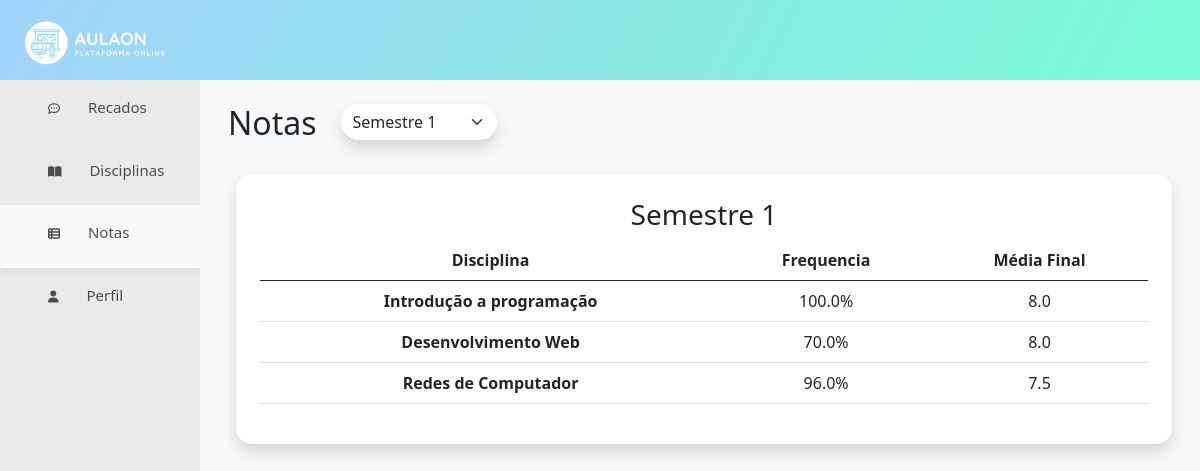
Screenshot of /notas (signed in) with the database file from the repository.
### flask_app.py (models this page shows)
class Disciplina(db.Model):
    id = db.Column(db.Integer, primary_key=True)
    nome = db.Column(db.String(255))
    professor = db.Column(db.String(255))
    dia_aula = db.Column(db.Integer)
    semestre = db.Column(db.Integer)
    n_aulas = db.Column(db.Integer)
    presencas = db.relationship('Presenca', backref="disciplina", lazy=True)
    notas = db.relationship('Nota', backref="disciplina", lazy=True)

class Presenca(db.Model):
    id = db.Column(db.Integer, primary_key=True)
    valor = db.Column(db.Integer)
    id_aluno = db.Column(db.Integer, db.ForeignKey('aluno.id'))
    id_disciplina = db.Column(db.Integer, db.ForeignKey('disciplina.id'))

class Nota(db.Model):
    id = db.Column(db.Integer, primary_key=True)
    valor = db.Column(db.Float)
    id_aluno = db.Column(db.Integer, db.ForeignKey('aluno.id'))
    id_disciplina = db.Column(db.Integer, db.ForeignKey('disciplina.id'))

### flask_app.py (the view)
@app.route("/notas", methods=["GET", "POST"])
def notas():
    if not current_user.is_authenticated:
        return redirect(url_for('login'))
    disciplinas = []
    for i in current_user.presencas:
        disciplinas += [Disciplina.query.filter_by(id=i.id_disciplina).first()]
    n_semestres = Curso.query.filter_by(id=current_user.id_curso).first().n_semestre
    if request.method == "POST":
        semestre = request.form["selector"]
        print(semestre)
        return render_template("notaspage.html", notas=current_user.notas, presencas=current_user.presencas, disciplinas=disciplinas, len=len(disciplinas), n_semestres=n_semestres, semestre=int(semestre))
    return render_template("notaspage.html", notas=current_user.notas, presencas=current_user.presencas, disciplinas=disciplinas, len=len(disciplinas), n_semestres=n_semestres, semestre=1)

### flask_app.py (called while the page is built)
@login_manager.user_loader
def load_user(user_email):
    return Aluno.query.filter_by(email=user_email).first()

### templates/notaspage.html (shortened to what this page needs)
<!DOCTYPE html>
<html lang="pt-br">
<head>
    <link href="https://cdn.jsdelivr.net/npm/bootstrap@5.0.2/dist/css/bootstrap.min.css" rel="stylesheet">
    <link rel="stylesheet" type="text/css" href="{{ url_for('static', filename='style.css') }}" media="screen" />
</head>
<body class="vh-100">
<div class="bg-degrade p-3 d-flex flex-row" style="height: 10%;">
    <img src="{{ url_for('static', filename='_img/logo_white2.png') }}" height=55>
</div>
<div class="row m-0"  style="height: 90%;">
    <div class="col-2 bg-light-2 p-0">
        <div class="drawer-item">
            <a class="drawer-item-text" href="{{ url_for('main') }}">
                <div class="pt-3 pb-2">
                <p class="ms-5"><i class="me-4 fa-regular fa-comment-dots"></i> Recados</p>
                </div>
            </a>
        </div>
        <div class="drawer-item">
            <a class="drawer-item-text" href="{{ url_for('disciplinas') }}">
                <div class="pt-3 pb-2">
                <p class="ms-5"><i class="me-4 fa-solid fa-book-open"></i> Disciplinas </p>
                </div>
            </a>
        </div>
        <div class="drawer-item selected-item">
            <a class="drawer-item-text">
                <div class="pt-3 pb-2">
                <p class="ms-5"><i class="me-4 fa-solid fa-table-list"></i> Notas </p>
                </div>
            </a>
        </div>
        <div class="drawer-item">
            <a class="drawer-item-text" href="{{ url_for('perfil') }}">
                <div class="pt-3 pb-2">
                <p class="ms-5"><i class="me-4 fa-solid fa-user"></i> Perfil </p>
                </div>
            </a>
        </div>
    </div>
    <div class="col bg-light">
        <div class="ms-3 mt-4">
            <div class="d-flex flex-row">
                <h2 class=""> Notas </h2>
                <div>
                    <form method="POST" id="form">
                        <select name="selector" id="selector" class="ms-4 form-select rounded-pill shadow border border-0" aria-label="Default select example">
                            {% for i in range(n_semestres) %}
                            {% if i+1 == semestre %}
                            <option value="{{i+1}}" selected>Semestre {{i+1}}</option>
                            {% else %}
                            <option value="{{i+1}}">Semestre {{i+1}}</option>
                            {% endif %}
                            {% endfor %}
                        </select>
                    </form>
                </div>
            </div>
            <div class="mt-2 pe-2 recados-content">
                <div class=" row g-3 p-3">
                    <div class="rounded-5 bg-body p-4 shadow text-center">
                        <h3>Semestre {{semestre}}</h3>
                        <table class="table">
                            <thead>
                                <th scope="col">Disciplina</th>
                                <th scope="col">Frequencia</th>
                                <th scope="col">Média Final</th>
                            </thead>
                            <tbody>
                                {% for row in range(len) %}
                                {% if disciplinas[row].semestre == semestre %}
                                <tr>
                                    <th scope="row">{{ disciplinas[row].nome }}</th>
                                    <td>{{ (presencas[row].valor/disciplinas[row].n_aulas)*100 }}%</td>
                                    <td>{{ notas[row].valor }}</td>
                                </tr>
                                {% endif %}
                                {% endfor %}
                                </tbody>
                          </table>
                    </div>
                </div>
            </div>
    </div>
</div>
</body>
</html>

### static/style.css (style rules this page uses)
.bg-degrade { background: linear-gradient(117.69deg, rgba(3, 101, 154, 0.35) -8.94%, rgba(0, 117, 255, 0.35) -8.93%, rgba(18, 255, 170, 0.59) 110.7%); }
.bg-light-2 { background-color: #EAEAEA; }
.rounded-5 { border-radius: 1rem; }
.selected-item { background-color: #f8f9fa; box-shadow: 0px 4px 4px rgba(0, 0, 0, 0.05); }
.drawer-item { transition: 0.2s; }
.drawer-item a { color: #4d4d4d; }
.drawer-item-text { text-decoration: none; font-style: normal; font-weight: 400; font-size: 1.25vw; }
.drawer-item-text i { font-size: 1vw; }
.recados-content { height: 75vh; overflow-y: scroll; }

### rows the page displays
Disciplina: nome "Introdução a programação"
Presenca: (presencas[row].valor/disciplinas[row].n_aulas)*100 "100.0"
Nota: valor "8.0"
Disciplina: nome "Desenvolvimento Web"
Presenca: (presencas[row].valor/disciplinas[row].n_aulas)*100 "70.0"
Nota: valor "8.0"
Disciplina: nome "Redes de Computador"
Presenca: (presencas[row].valor/disciplinas[row].n_aulas)*100 "96.0"
Nota: valor "7.5"

### other values shown
{{ semestre }} "1"
